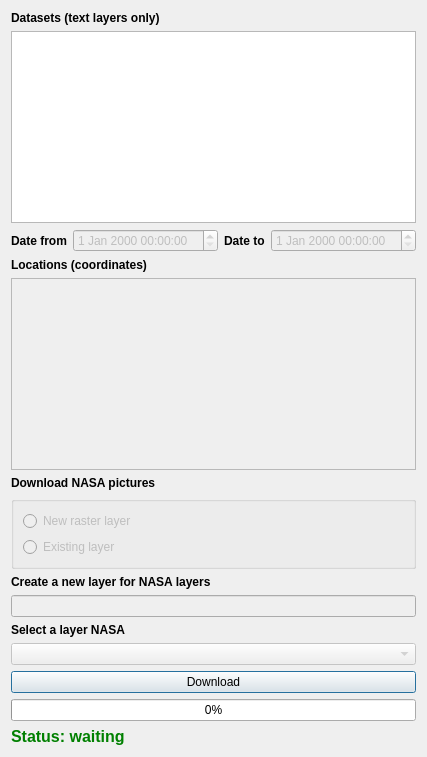
<?xml version="1.0" encoding="UTF-8"?>
<ui version="4.0">
 <class>NASADataLoaderDialog</class>
 <widget class="QDialog" name="NASADataLoaderDialog">
  <property name="windowTitle">
   <string>BloomBridge</string>
  </property>
  <layout class="QVBoxLayout" name="verticalLayout">

   <item>
    <widget class="QLabel" name="label_dataset">
     <property name="text">
      <string>Datasets (text layers only)</string>
     </property>
     <property name="font">
      <font>
       <weight>75</weight>
      </font>
     </property>
    </widget>
   </item>
   <item>
    <widget class="QListWidget" name="dataset_select"/>
   </item>
   <item>
    <layout class="QHBoxLayout" name="dateRangeLayout">
     <item>
      <widget class="QLabel" name="label_date_from">
       <property name="text">
        <string>Date from</string>
       </property>
       <property name="font">
        <font>
         <weight>75</weight>
        </font>
       </property>
      </widget>
     </item>
     <item>
      <widget class="QDateTimeEdit" name="date_from">
       <property name="enabled">
        <bool>false</bool>
       </property>
       <property name="minimumSize">
        <size>
         <width>100</width>
         <height>0</height>
        </size>
       </property>
      </widget>
     </item>
     <item>
      <widget class="QLabel" name="label_date_to">
       <property name="text">
        <string>Date to</string>
       </property>
       <property name="font">
        <font>
         <weight>75</weight>
        </font>
       </property>
      </widget>
     </item>
     <item>
      <widget class="QDateTimeEdit" name="date_to">
       <property name="enabled">
        <bool>false</bool>
       </property>
       <property name="minimumSize">
        <size>
         <width>100</width>
         <height>0</height>
        </size>
       </property>
      </widget>
     </item>
    </layout>
   </item>

   <item>
    <widget class="QLabel" name="label_location">
     <property name="text">
      <string>Locations (coordinates)</string>
     </property>
     <property name="font">
      <font>
       <weight>75</weight>
      </font>
     </property>
    </widget>
   </item>
   <item>
    <widget class="QListWidget" name="location_select">
     <property name="enabled">
      <bool>false</bool>
     </property>
    </widget>
   </item>

   <item>
    <widget class="QLabel" name="label_load_target">
     <property name="text">
      <string>Download NASA pictures</string>
     </property>
     <property name="font">
      <font>
       <weight>75</weight>
      </font>
     </property>
    </widget>
   </item>
   <item>
    <widget class="QGroupBox" name="load_target_radio">
     <property name="enabled">
      <bool>false</bool>
     </property>
     <layout class="QVBoxLayout" name="radioLayout">
      <item>
       <widget class="QRadioButton" name="radio_new_layer">
        <property name="text">
         <string>New raster layer</string>
        </property>
       </widget>
      </item>
      <item>
       <widget class="QRadioButton" name="radio_existing_layer">
        <property name="text">
         <string>Existing layer</string>
        </property>
       </widget>
      </item>
     </layout>
    </widget>
   </item>

   <item>
    <widget class="QLabel" name="label_new_layer_name">
     <property name="text">
      <string>Create a new layer for NASA layers</string>
     </property>
     <property name="font">
      <font>
       <weight>75</weight>
      </font>
     </property>
    </widget>
   </item>
   <item>
    <widget class="QLineEdit" name="new_layer_name">
     <property name="enabled">
      <bool>false</bool>
     </property>
    </widget>
   </item>

   <item>
    <widget class="QLabel" name="label_existing_layer">
     <property name="text">
      <string>Select a layer NASA</string>
     </property>
     <property name="font">
      <font>
       <weight>75</weight>
      </font>
     </property>
    </widget>
   </item>
   <item>
    <widget class="QComboBox" name="existing_layer_select">
     <property name="enabled">
      <bool>false</bool>
     </property>
    </widget>
   </item>

   <item>
    <widget class="QPushButton" name="load_button">
     <property name="text">
      <string>Download</string>
     </property>
    </widget>
   </item>

   <item>
    <widget class="QProgressBar" name="progress_bar">
     <property name="minimum">
      <number>0</number>
     </property>
     <property name="maximum">
      <number>100</number>
     </property>
     <property name="value">
      <number>0</number>
     </property>
     <property name="textVisible">
      <bool>true</bool>
     </property>
    </widget>
   </item>

   <item>
    <widget class="QLabel" name="progress_status">
     <property name="text">
      <string>Status: waiting</string>
     </property>
     <property name="styleSheet">
      <string>color: green; font-size: 12pt; font-weight: bold;</string>
     </property>
    </widget>
   </item>

  </layout>
 </widget>
 <resources/>
 <connections/>
</ui>
